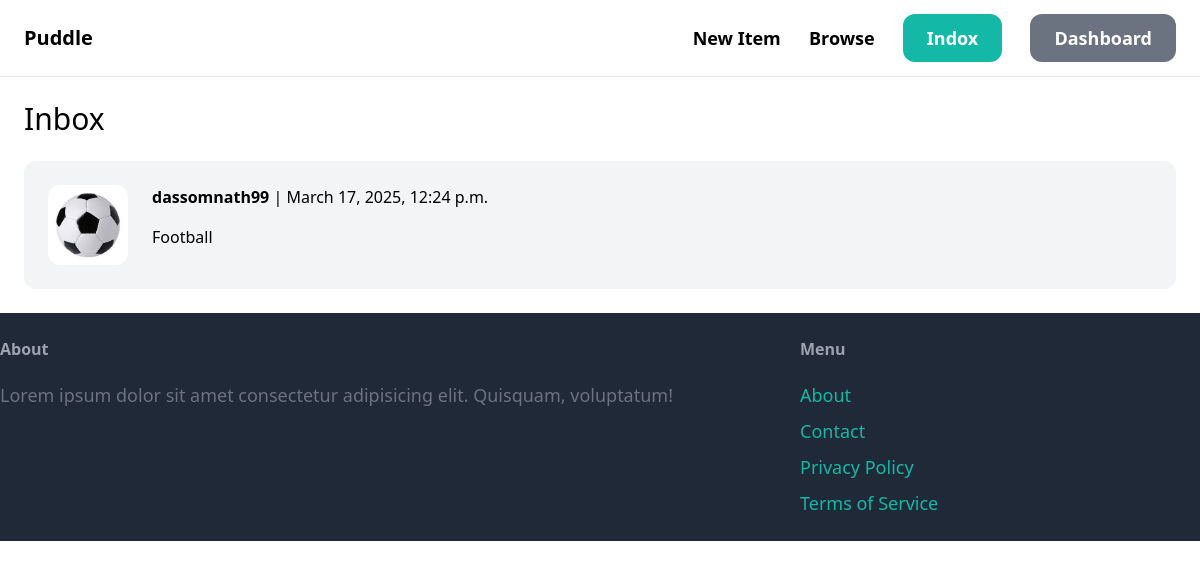
The app's page /conversation/ (signed in) with its own data.
### conversation/models.py (models this page shows)
class Conversation(models.Model):
    item = models.ForeignKey(Item, related_name='conversation', on_delete=models.CASCADE)
    members = models.ManyToManyField(User, related_name='conversation')
    created_at = models.DateTimeField(auto_now_add=True)
    modified_at = models.DateTimeField(auto_now=True)
    class Meta:
        ordering = ('-modified_at',)

### item/models.py (models this page shows, shortened)
class Item(models.Model):
    category=models.ForeignKey(Category,related_name="items",on_delete=models.CASCADE)
    name=models.CharField(max_length=255)
    description=models.TextField(blank=True,null=True)
    price=models.FloatField()
    image=models.ImageField(upload_to="item_images",blank=True,null=True)
    is_sold=models.BooleanField(default=False)
    created_at=models.DateTimeField(auto_now_add=True)
    created_by=models.ForeignKey(User,related_name="items",on_delete=models.CASCADE)

### conversation/views.py (the view)
# urls.py: path('', views.inbox, name='inbox'),
@login_required
def inbox(request):
    conversations = Conversation.objects.filter(members__in=[request.user.id])
    return render(request, 'conversation/inbox.html', {
        'conversations': conversations
    })

### conversation/templates/conversation/inbox.html (shortened to what this page needs)
{% extends 'core/base.html' %}
{% block content %}
<h1 class="mb-6 text-3xl">Inbox</h1>
<div class="space-y-6">
    {% for conversation in conversations %}
        <a href="{% url 'conversation:detail' conversation.id %}">
            <div class="p-6 flex bg-gray-100 rounded-xl">
                <div class="pr-6">
                    <img src="{{ conversation.item.image.url }}"  class="w-20 rounded-xl">
                </div>
                <div>
                    {% for member in conversation.members.all %}
                        {% if member != request.user %}
                            <p class="mb-4"><strong>{{ member.username }}</strong> | {{conversation.modified_at}} </p>
                            <p>{{ conversation.item.name }}</p>
                        {% endif %}
                    {% endfor %}
                </div>
            </div>
        </a>
    {% endfor %}
</div>
{% endblock %}

### records on screen
Conversation: item.image (picture), modified_at "March 17, 2025, 12:24 p.m.", item.name "Football"

### other values on screen
{{ member.username }} "dassomnath99"
